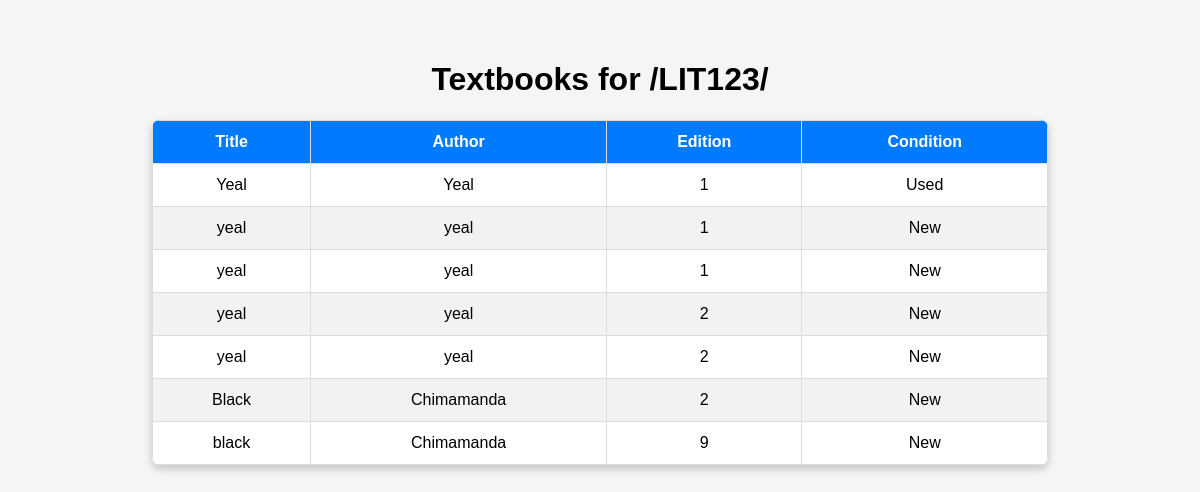
/textbooks/LIT123/, run on the app's committed database.
### BookManager/models.py (models this page shows)
class Textbooks(models.Model):
    title = models.CharField(max_length= 200)
    author = models.CharField(max_length= 200)
    edition = models.CharField(max_length= 200, null=True, blank=True)
    condition = models.CharField(max_length=50, choices=[("New", "New"), ("Used", "Used"), ("Old", "Old"), ("Damaged", "Damaged")])
    course_code = models.CharField(max_length= 50)
    availability = models.BooleanField(default=True)

### BookManager/views.py (the view)
# urls.py: path('textbooks/<str:course_code>/', TextbookListView.as_view(), name= 'textbook_list'),
class TextbookListView(ListView):
    model = Textbooks
    template_name = "textbooks/textbook_list.html"
    context_object_name = "textbooks"
    def get_queryset(self):
        course_code = self.kwargs.get('course_code')
        return Textbooks.objects.filter(course_code=course_code, availability=True)

### BookManager/templates/textbooks/textbook_list.html (shortened to what this page needs)
<!DOCTYPE html>
<html lang="en">
<head>
    {% load static %}
    <link rel="stylesheet" href="/static/styles.css">
</head>
<body>
    <h1>Textbooks for {{ request.path|slice:"10:" }}</h1>
    {% if textbooks %}
        <table>
            <thead>
                <tr>
                    <th>Title</th>
                    <th>Author</th>
                    <th>Edition</th>
                    <th>Condition</th>
                </tr>
            </thead>
            <tbody>
                {% for book in textbooks %}
                    <tr>
                        <td>{{ book.title }}</td>
                        <td>{{ book.author }}</td>
                        <td>{{ book.edition|default:"N/A" }}</td>
                        <td>{{ book.condition }}</td>
                    </tr>
                {% endfor %}
            </tbody>
        </table>
    {% else %}
        <p>No textbooks are currently available for this course.</p>
    {% endif %}
</body>
</html>

### BookManager/static/styles.css (style rules this page uses)
body { font-family: Arial, sans-serif; background-color: #f5f5f5; margin: 20px; padding: 20px; text-align: center; }
table { width: 80%; margin: 20px auto; border-collapse: collapse; background-color: white; box-shadow: 0px 4px 8px rgba(0, 0, 0, 0.2); border-radius: 8px; overflow: hidden; }
thead { background-color: #007BFF; color: white; }
th, td { padding: 12px; border: 1px solid #ddd; text-align: center; }
th { font-size: 16px; }
tbody tr:nth-child(even) { background-color: #f2f2f2; }

### data on the page
Textbooks: title "Yeal", author "Yeal", edition "1", condition "Used"
Textbooks: title "yeal", author "yeal", edition "1", condition "New"
Textbooks: title "yeal", author "yeal", edition "1", condition "New"
Textbooks: title "yeal", author "yeal", edition "2", condition "New"
Textbooks: title "yeal", author "yeal", edition "2", condition "New"
Textbooks: title "Black", author "Chimamanda", edition "2", condition "New"
Textbooks: title "black", author "Chimamanda", edition "9", condition "New"

### other printed values
{{ request.path|slice:"10:" }} "/LIT123/"
